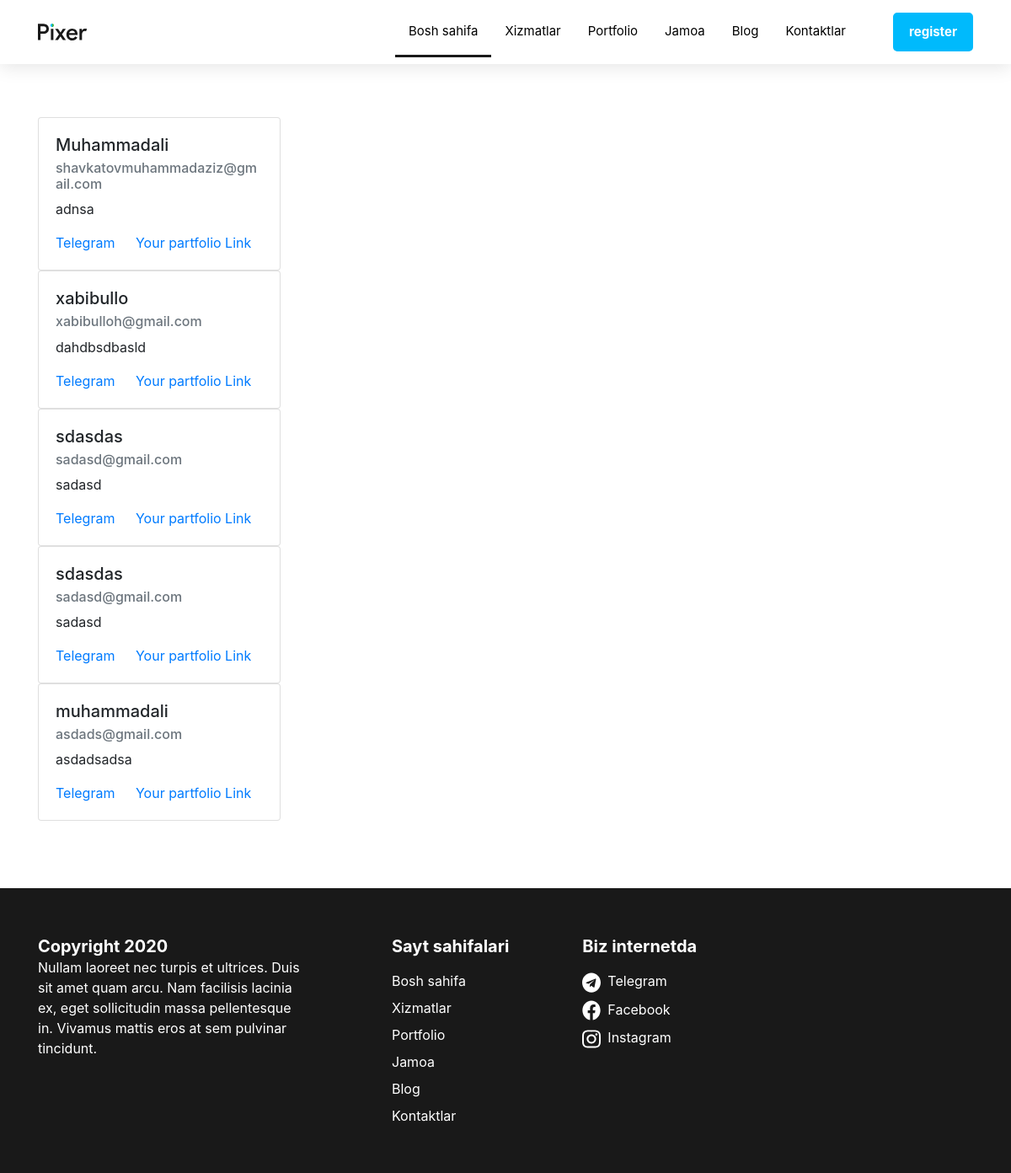
Screenshot of /frontend/ with the database file from the repository.
### users/models.py (models this page shows, shortened)
class FrontendUsersModel(models.Model):
    name = models.CharField(max_length=225)
    description = models.CharField(max_length=225)
    email = models.EmailField()
    phone_number = models.CharField(max_length=50)
    telegram_link = models.URLField()
    part_link = models.URLField()
    class Meta:
        verbose_name = 'user'
        verbose_name_plural = 'users'

### users/views.py (the view)
def frontend_view(request):
    frontend = FrontendUsersModel.objects.all()
    context = {
        'frontend': frontend
    }
    return render(request, 'frontend.html', context=context)

### templates/frontend.html (shortened to what this page needs)
{% load static %}
<!DOCTYPE html>
<html lang="en">
<head>
    <link rel="stylesheet" href="{% static '/main.css' %}">
    <link rel="stylesheet" href="https://cdn.jsdelivr.net/npm/bootstrap@4.3.1/dist/css/bootstrap.min.css">
</head>
<body>
<header class="site-header">
        <div class="container">
            <div class="header-box">
                <a href="{static ./index.html}" class="header-logo-link">
                    <img src="{% static  '/img/pixeroldlogo.svg' %}" alt="pixer company old logo" class="header-logo">
                </a>
                <nav class="navbar">
                    <ul class="navbar-list list-styles">
                        <li class="navbar-item"><a href="./index.html" class="navbar-item-link">Bosh sahifa</a></li>
                        <li class="navbar-item"><a href="{% url 'users:service'  %}" class="navbar-item-link">Xizmatlar</a></li>
                        <li class="navbar-item"><a href="#" class="navbar-item-link">Portfolio</a></li>
                        <li class="navbar-item"><a href="#" class="navbar-item-link">Jamoa</a></li>
                        <li class="navbar-item"><a href="#" class="navbar-item-link">Blog</a></li>
                        <li class="navbar-item"><a href="#" class="navbar-item-link">Kontaktlar</a></li>
                    </ul>
                </nav>
                <a href="{% url 'users:front_register' %}" class="header-tel-link">register</a>
            </div>
        </div>
    </header>
    <section class="intro">
            <div class="container">
               {% for frontend in frontend %}
    <div class="card" style="width: 18rem;">
  <div class="card-body">
    <h5 class="card-title">{{ frontend.name }}</h5>
    <h6 class="card-subtitle mb-2 text-muted"><a>{{ frontend.email }}</a></h6>
    <p class="card-text">{{ frontend.description }}</p>
    <a href="{{ frontend.telegram_link }}" class="card-link">Telegram</a>
    <a href="{{ frontend.part_link }}" class="card-link">Your partfolio Link</a>
  </div>
</div>
    {% endfor %}
            </div>
        </section>
<footer class="site-footer">
        <div class="container">
            <div class="footer-box">
                <div class="footer-text-wrapper">
                    <p class="footer-text">
                        Nullam laoreet nec turpis et ultrices. Duis sit amet quam arcu. Nam facilisis lacinia ex,
                        eget sollicitudin massa pellentesque in. Vivamus mattis eros at sem pulvinar tincidunt.
                    </p>
                </div>
                <div class="footer-pages-wrapper">
                    <strong class="footer-box-title">Sayt sahifalari</strong>
                    <ul class="footer-list list-styles">
                        <li class="footer-pages-item"><a href="./index.html" class="footer-item-link">Bosh sahifa</a></li>
                        <li class="footer-pages-item"><a href="{% url 'users:service'  %}" class="footer-item-link">Xizmatlar</a></li>
                        <li class="footer-pages-item"><a href="#" class="footer-item-link">Portfolio</a></li>
                        <li class="footer-pages-item"><a href="#" class="footer-item-link">Jamoa</a></li>
                        <li class="footer-pages-item"><a href="#" class="footer-item-link">Blog</a></li>
                        <li class="footer-pages-item"><a href="#" class="footer-item-link">Kontaktlar</a></li>
                    </ul>
                </div>
                <div class="footer-social-wrapper">
                    <strong class="footer-box-title">Biz internetda</strong>
                    <ul class="footer-list list-styles">
                        <li class="footer-social-item">
                            <a href="https://telegram.org/" target="_blank" class="footer-item-link footer-social-telegram">Telegram</a>
                        </li>
                        <li class="footer-social-item">
                            <a href="https://www.facebook.com/" target="_blank" class="footer-item-link footer-social-facebook">Facebook</a>
                        </li>
                        <li class="footer-social-item">
                            <a href="https://www.instagram.com/" target="_blank" class="footer-item-link footer-social-instagram">Instagram</a>
                        </li>
                    </ul>
                </div>
            </div>
        </div>
    </footer>
</body>
</html>

### assets/main.css (style rules this page uses)
* { box-sizing: border-box; }
body { margin: 0; font-family: "Open Sans"; font-weight: 400; }
img { display: block; }
.container { width: 1140px; margin: 0 auto; padding: 0 20px; }
.list-styles { margin-top: 0; margin-bottom: 0; padding-left: 0; list-style: none; }
.site-header { position: fixed; top: 0; right: 0; left: 0; box-shadow: 0px 4px 20px 0px #0000001a; background-color: #fff; }
.header-box { display: flex; align-items: center; }
.navbar { margin-left: auto; }
.navbar-list { display: flex; margin-right: 24px; }
.navbar-item { border-bottom: 3px solid transparent; padding: 16px; }
.navbar-item:nth-child(1) { border-bottom: 3px solid #191919; }
.navbar-item-link { font-size: 15px; line-height: 24px; text-decoration-line: none; color: #000; }
.header-tel-link { font-size: 15px; font-weight: 700; line-height: 24px; border: 3px solid #00bafc; border-radius: 5px; padding: 8px 16px; text-decoration-line: none; color: #fff; background-color: #00bafc; }
.intro { margin-top: 59px; padding: 80px 0; }
.site-footer { padding-top: 56px; padding-bottom: 56px; background-color: #191919; }
.footer-box { display: flex; align-items: flex-start; }
.footer-text-wrapper { width: 320px; margin-right: 100px; }
.footer-text-wrapper::before { content: "Copyright 2020"; font-size: 20px; font-weight: 700; line-height: 26px; color: #fff; }
.footer-text { font-size: 16px; line-height: 24px; color: #fff; }
.footer-pages-wrapper { margin-right: 87px; }
.footer-box-title { font-size: 20px; font-weight: 700; line-height: 26px; color: #fff; }
.footer-list { display: flex; flex-direction: column; row-gap: 8px; margin-top: 16px; }
.footer-item-link { font-size: 16px; line-height: 24px; text-decoration-line: none; color: #fff; }
.footer-social-telegram::before { content: ""; display: inline-block; width: 22px; height: 24px; margin-right: 8px; vertical-align: middle; background-image: url("../images/telegramicon.svg"); background-size: 22px 24px; background-repeat: no-repeat; }
.footer-social-facebook::before { content: ""; display: inline-block; width: 22px; height: 24px; margin-right: 8px; vertical-align: middle; background-image: url("../images/facebookicon.svg"); background-size: 22px 24px; background-repeat: no-repeat; }
.footer-social-instagram::before { content: ""; display: inline-block; width: 22px; height: 24px; margin-right: 8px; vertical-align: middle; background-image: url("../images/instagramicon.svg"); background-size: 22px 24px; background-repeat: no-repeat; }

### rows the page displays
FrontendUsersModel: name "Muhammadali", email "shavkatovmuhammadaziz@gmail.com", description "adnsa"
FrontendUsersModel: name "xabibullo", email "xabibulloh@gmail.com", description "dahdbsdbasld"
FrontendUsersModel: name "sdasdas", email "sadasd@gmail.com", description "sadasd"
FrontendUsersModel: name "sdasdas", email "sadasd@gmail.com", description "sadasd"
FrontendUsersModel: name "muhammadali", email "asdads@gmail.com", description "asdadsadsa"
